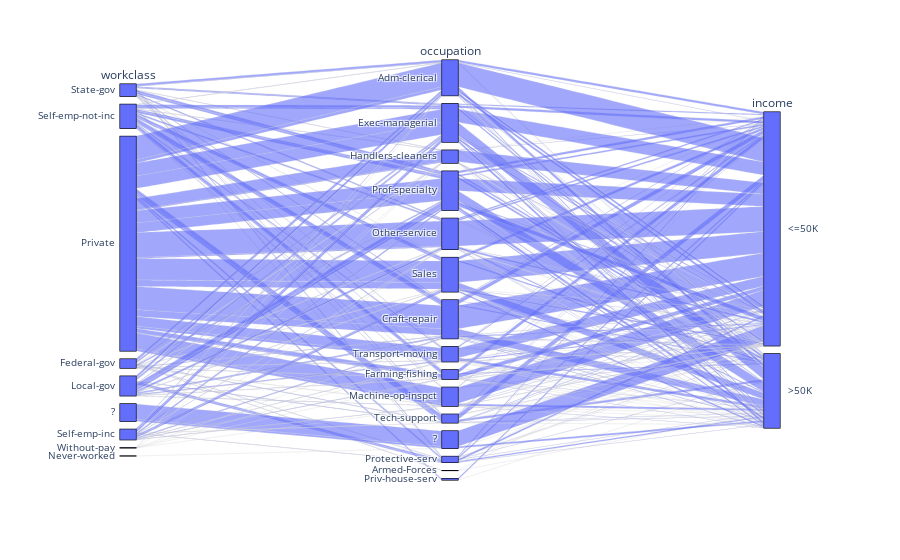

Write notebook code for a chart like this one.
### Code cell
grafico_census = px.parallel_categories(base_census, dimensions= ["workclass","occupation", "income"])
grafico_census.show()

### Figure 1 — Plotly figure (JSON) as saved in the notebook; plotly's stock layout.template omitted (floating-point values rounded to 4 significant figures; data arrays with more than 128 entries replaced by an {"elided": "..."} marker saying what was removed)
{"data": [{"dimensions": [{"label": "workclass", "values": {"elided": "32561 str values"}}, {"label": "occupation", "values": {"elided": "32561 str values"}}, {"label": "income", "values": {"elided": "32561 str values"}}], "domain": {"x": [0, 1], "y": [0, 1]}, "name": "", "type": "parcats"}], "layout": {"legend": {"tracegroupgap": 0}, "margin": {"t": 60}}}
